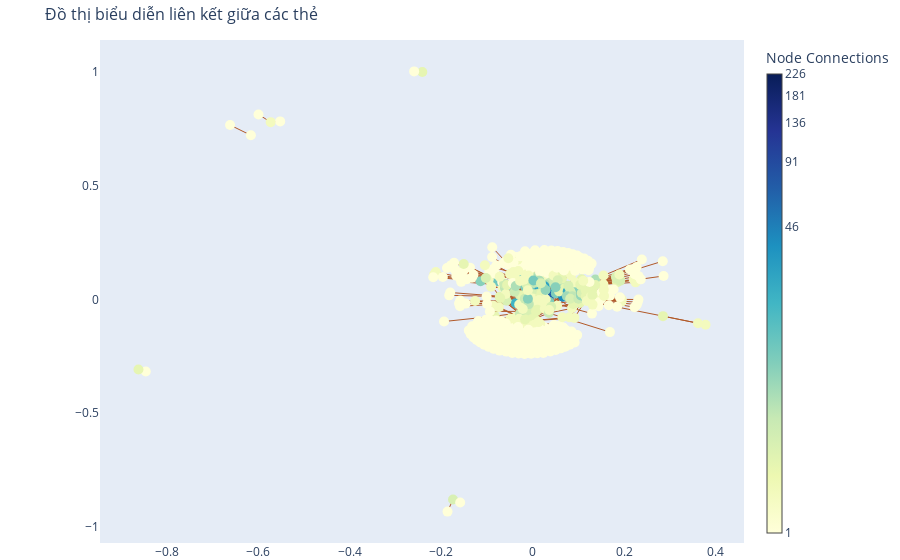

Source (notebook cell):
### Markdown cell above
Vẽ đồ thị

### Code cell
fig = go.Figure(
    data=[*edge_traces, node_trace],
    layout=go.Layout(
        title='Đồ thị biểu diễn liên kết giữa các thẻ',
        titlefont_size=16,
        showlegend=False,
        hovermode='closest',
        margin=dict(b=0, l=100, r=100, t=40),
        xaxis=dict(showgrid=False, zeroline=False),
        yaxis=dict(showgrid=False, zeroline=False)
    )
)

fig.show()
